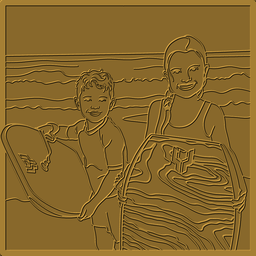
#> input picture 3d_prints/beach_render.png, 256 x 256 px, shrunk from 1536 x 1536 before the run
$ python lineart_to_stl.py beach_render.png school_render.png 1.0 school_render.png 1.0
#> lines starting #> are read from the running program, lines starting #| are printed output that depends on the picture; after the words box and inside, x2 and y2 are one past the last pixel; in counts of white or black regions, pixels touching at a corner belong together
import sys, cv2, numpy as np, trimesh
from shapely.geometry import Polygon, MultiPolygon
from shapely.ops import unary_union
from shapely import affinity

def mask_from(path, width_mm, min_line_mm=0.9, up=3):
    g = cv2.imread(path, cv2.IMREAD_GRAYSCALE)
    g = cv2.resize(g, None, fx=up, fy=up, interpolation=cv2.INTER_CUBIC)
    g = cv2.GaussianBlur(g, (3,3), 0)
    m = (g < 140).astype(np.uint8)
    mmpx = width_mm / g.shape[1]
    # thicken thin lines so every stroke is at least min_line_mm wide
    dt = cv2.distanceTransform(m, cv2.DIST_L2, 5)
    r = max(0, int(round((min_line_mm/2) / mmpx - np.percentile(dt[dt>0], 75))))
    if r: m = cv2.dilate(m, cv2.getStructuringElement(cv2.MORPH_ELLIPSE,(2*r+1,2*r+1)))
    # drop specks < 0.6 mm^2
    n, lab, st, _ = cv2.connectedComponentsWithStats(m, 8)
    keep = np.zeros(n, bool); keep[1:] = st[1:, cv2.CC_STAT_AREA]*mmpx*mmpx > 0.6
    m = keep[lab].astype(np.uint8)
    # fill pinholes < 0.5 mm^2 inside lines
    inv = 1-m; n, lab, st, _ = cv2.connectedComponentsWithStats(inv, 4)
    small = np.zeros(n, bool); small[1:] = st[1:, cv2.CC_STAT_AREA]*mmpx*mmpx < 0.5
    m[small[lab]] = 1
    return m, mmpx

def polys(m, mmpx):
    cs, hier = cv2.findContours(m, cv2.RETR_CCOMP, cv2.CHAIN_APPROX_NONE)
    hier = hier[0]; out = []
    for i, c in enumerate(cs):
        if hier[i][3] != -1: continue
        def pts(c): return cv2.approxPolyDP(c, 0.8, True)[:,0,:].astype(float)
        sh = pts(c)
        if len(sh) < 3: continue
        holes = []; j = hier[i][2]
        while j != -1:
            h = pts(cs[j])
            if len(h) >= 3: holes.append(h)
            j = hier[j][0]
        p = Polygon(sh, holes).buffer(0)
        if not p.is_empty: out.append(p)
    g = unary_union(out)
    g = affinity.scale(g, mmpx, -mmpx, origin=(0,0))  # px -> mm, flip y
    return g

def extrude(g, h, z0=0):
    geoms = g.geoms if hasattr(g,'geoms') else [g]
    ms = []
    for p in geoms:
        if p.area < 0.3: continue
        mm = trimesh.creation.extrude_polygon(p, h); mm.apply_translation([0,0,z0]); ms.append(mm)
    return trimesh.util.concatenate(ms)

def main(src, name, width_mm, outdir, base=1.6, relief=2.0, margin=0):
    m, mmpx = mask_from(src, width_mm)
#> in mask_from, `g = cv2.imread(path, cv2.IMREAD_GRAYSCALE)`:
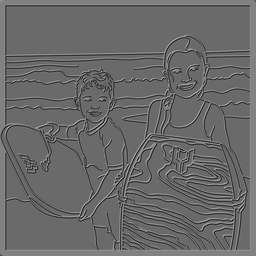
#> g: shape (256, 256); min 21, max 182, mean 105.1
#> in mask_from, `g = cv2.resize(g, None, fx=up, fy=up, interpolation=cv2.INTER_CUBIC)`:
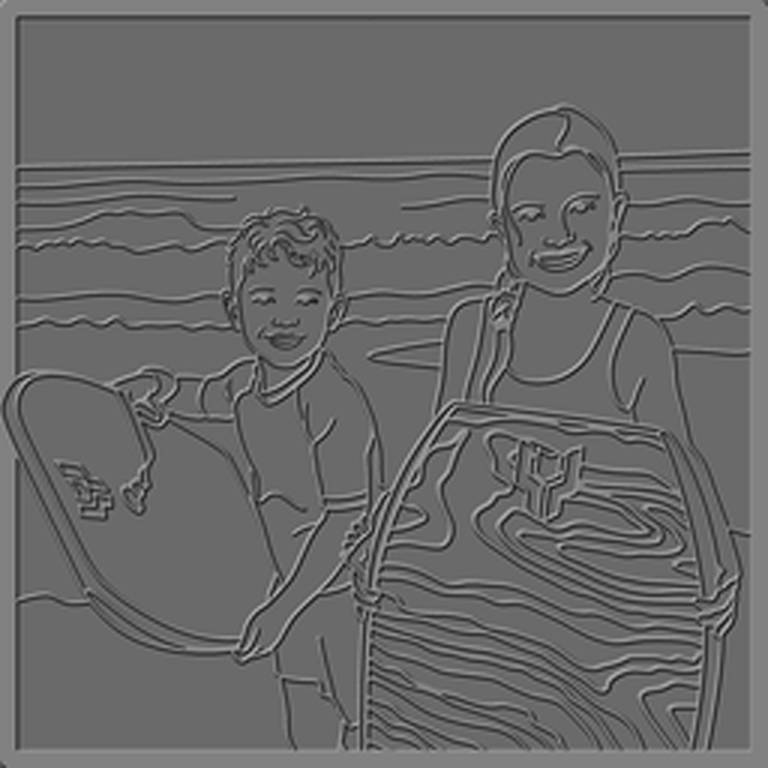
#> g: shape (768, 768); min 19, max 183, mean 105.1
#> in mask_from, `m = (g < 140).astype(np.uint8)`:
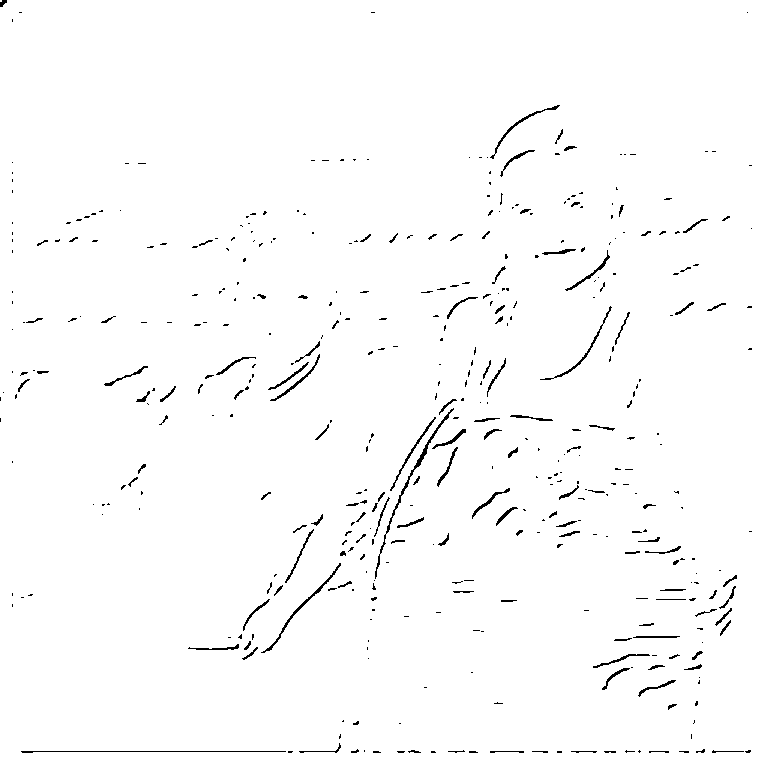
#> m: shape (768, 768); values 0 (black) and 1 (white), 98.4% white; black in thin lines or dots
#> in mask_from, `dt = cv2.distanceTransform(m, cv2.DIST_L2, 5)`:
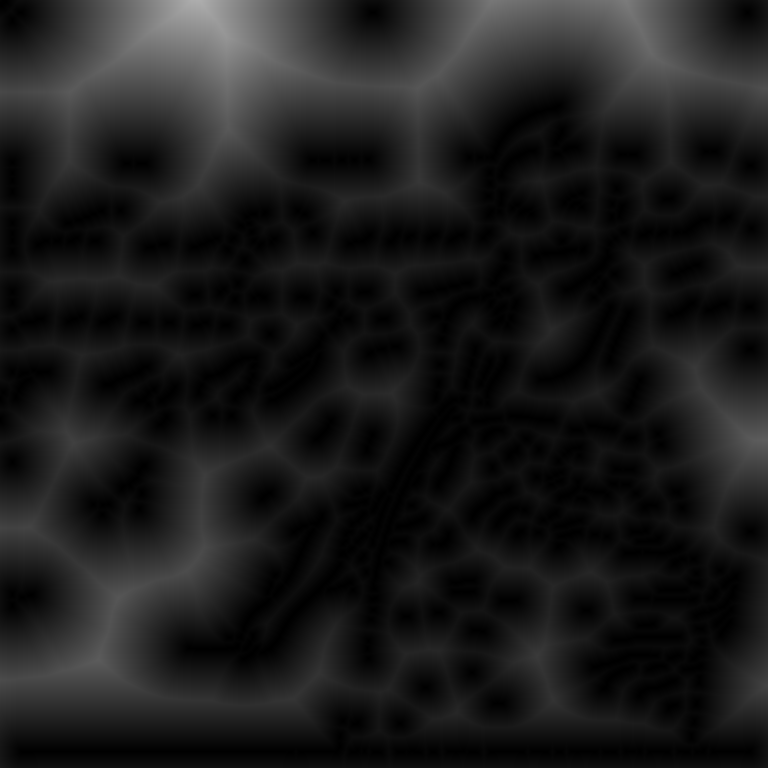
#> dt: shape (768, 768) float32; min 0, max 173.6, mean 28.2
#> in mask_from, `r = max(0, int(round((min_line_mm/2) / mmpx - np.percentile(dt[dt>0], ..`: r = 306
#> in mask_from, `if r: m = cv2.dilate(m, cv2.getStructuringElement(cv2.MORPH_ELLIPSE,(2..`: m: shape (768, 768); every value is 1
#> in mask_from, `n, lab, st, _ = cv2.connectedComponentsWithStats(m, 8)`: lab: shape (768, 768) int32; every value is 1
#> in mask_from, `n, lab, st, _ = cv2.connectedComponentsWithStats(m, 8)`: n = 2; st = [[-1, 2147483647, 0, 0, 0], [0, 0, 768, 768, 589824]]
#> in mask_from, `inv = 1 - m`: inv: shape (768, 768); every value is 0
#> in mask_from, `n, lab, st, _ = cv2.connectedComponentsWithStats(inv, 4)`: lab: shape (768, 768) int32; every value is 0
#> in mask_from, `n, lab, st, _ = cv2.connectedComponentsWithStats(inv, 4)`: n = 1; st = [[0, 0, 768, 768, 589824]]
#> mmpx = 0.0013
    cv2.imwrite(f"{outdir}/{name}_preview.png", (1-m)*255)
    g = polys(m, mmpx)
#> in polys, `cs, hier = cv2.findContours(m, cv2.RETR_CCOMP, cv2.CHAIN_APPROX_NONE)`: cs = 1 contour; box (x1, y1, x2, y2) and area: (0, 0, 768, 768) 588289
#> the loop in polys, `for i, c in enumerate(cs):` made 1 pass
#> sh on pass 1: [[0, 0], [0, 767], [767, 767], [767, 0]]
#> after the loop in polys, `for i, c in enumerate(cs):`: out = 1 item
    lines = extrude(g, base+relief)
    minx, miny, maxx, maxy = g.bounds
    plate = Polygon([(minx-margin,miny-margin),(maxx+margin,miny-margin),(maxx+margin,maxy+margin),(minx-margin,maxy+margin)])
    plate_m = extrude(plate, base)
    plaque = trimesh.boolean.union([plate_m, lines], engine='manifold', check_volume=False)
    lines_only = extrude(g, relief)
    for mesh in (plaque, lines_only):
        mesh.apply_translation(-mesh.bounds[0])
    plaque.export(f"{outdir}/{name}_plaque.stl"); lines_only.export(f"{outdir}/{name}_lines_only.stl")
    print(name, "plaque", plaque.extents.round(1), "watertight", plaque.is_watertight, "tris", len(plaque.faces))
    print(name, "lines_only", lines_only.extents.round(1), "parts", len(g.geoms) if hasattr(g,'geoms') else 1)

if __name__ == "__main__":
    main(sys.argv[1], sys.argv[2], float(sys.argv[3]), sys.argv[4], margin=float(sys.argv[5]))
#> (the call stopped at in extrude, `mm = trimesh.creation.extrude_polygon(p, h); mm.apply_translation([0,0..`: trimesh is not available in this run)
